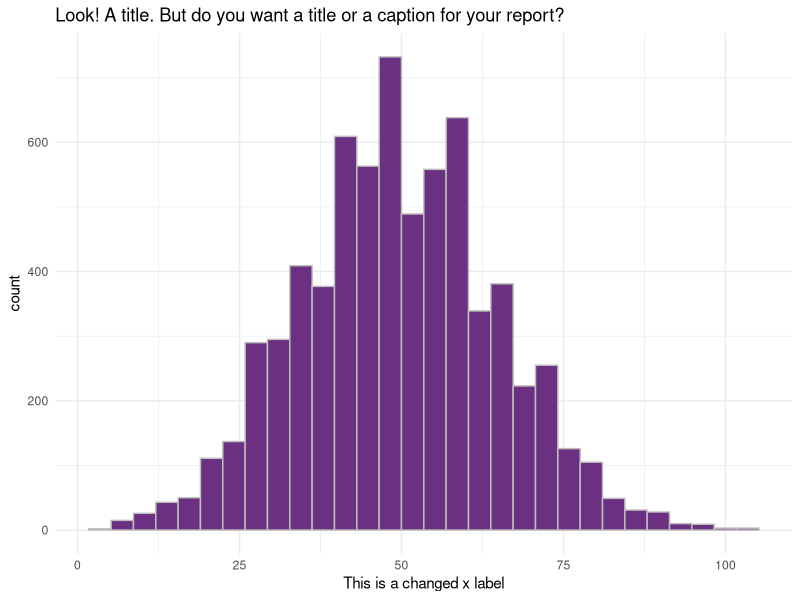

This chart was generated by the following R code:
## ---- chunk 1
library(tidyverse)
# this should supress all code and messages
knitr::opts_chunk$set(include=FALSE)
## ---- chunk 2
# This chunk provides an example of some things you can do with RMarkdown to make your report creation process easier

# read in the data
black_saber_current_employees <- read_csv("data/black-saber-current-employees.csv")
phase1 <- read_csv("data/phase1-new-grad-applicants-2020.csv")
phase2 <- read_csv("data/phase2-new-grad-applicants-2020.csv")
phase3 <- read_csv("data/phase3-new-grad-applicants-2020.csv")

# create a visualisation
my_plot <- black_saber_current_employees %>% 
  ggplot(aes(x = productivity)) +
  geom_histogram(colour = "grey", fill = "#6C3082") +
  theme_minimal() +
  labs(title = "Look! A title. But do you want a title or a caption for your report?", x = "This is a changed x label")

# save your plot in your images folder, you can specify the height and width, too
# saving this means you can add the image to your exectuve summary without having to run or rerun the code, if you wish
ggsave("images/example.png", width = 7, height = 4)

# norice how the image is included with the ![](file/path.png) below
## ---- chunk 3
library(tidyverse)
library(lme4)
